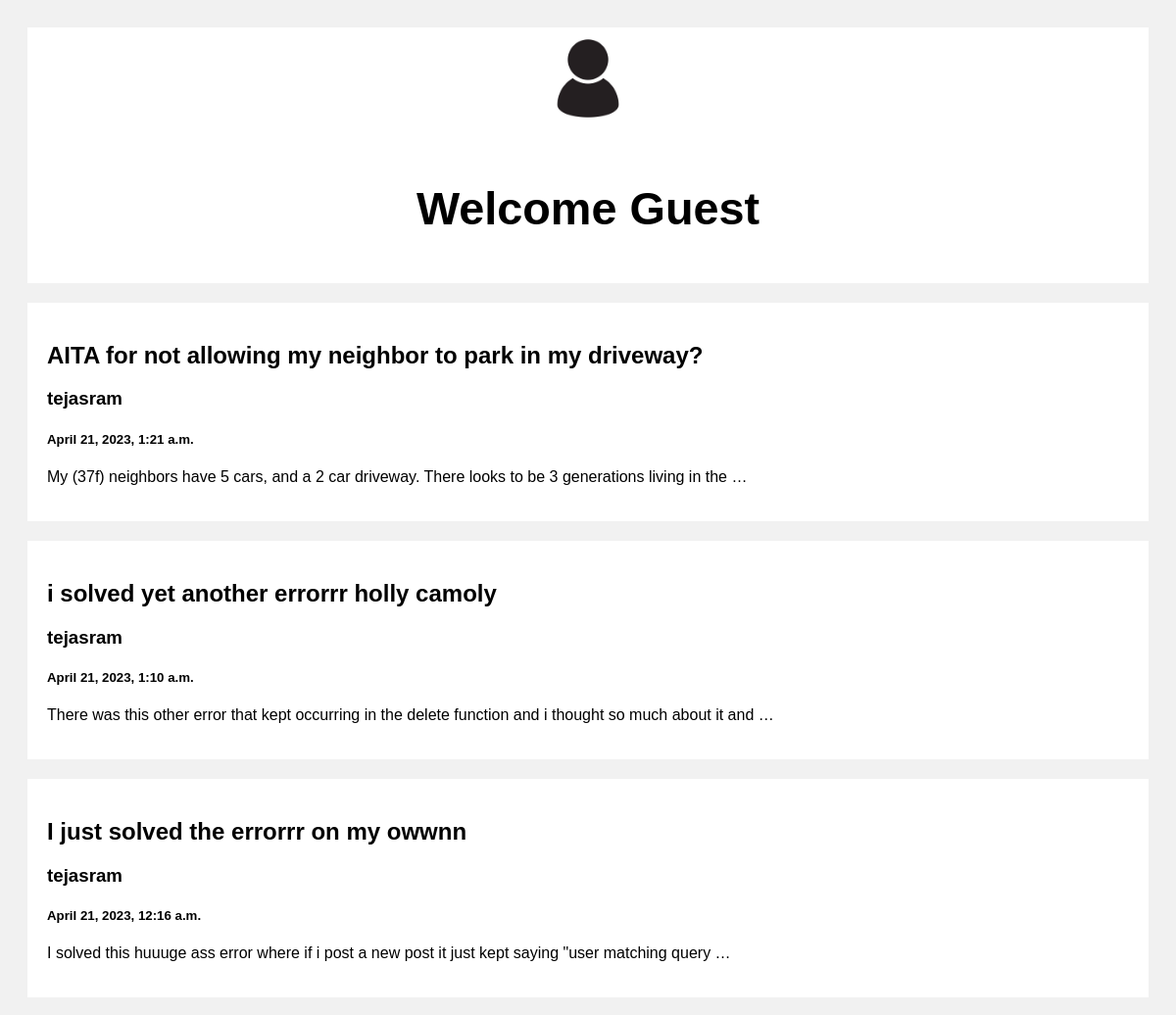
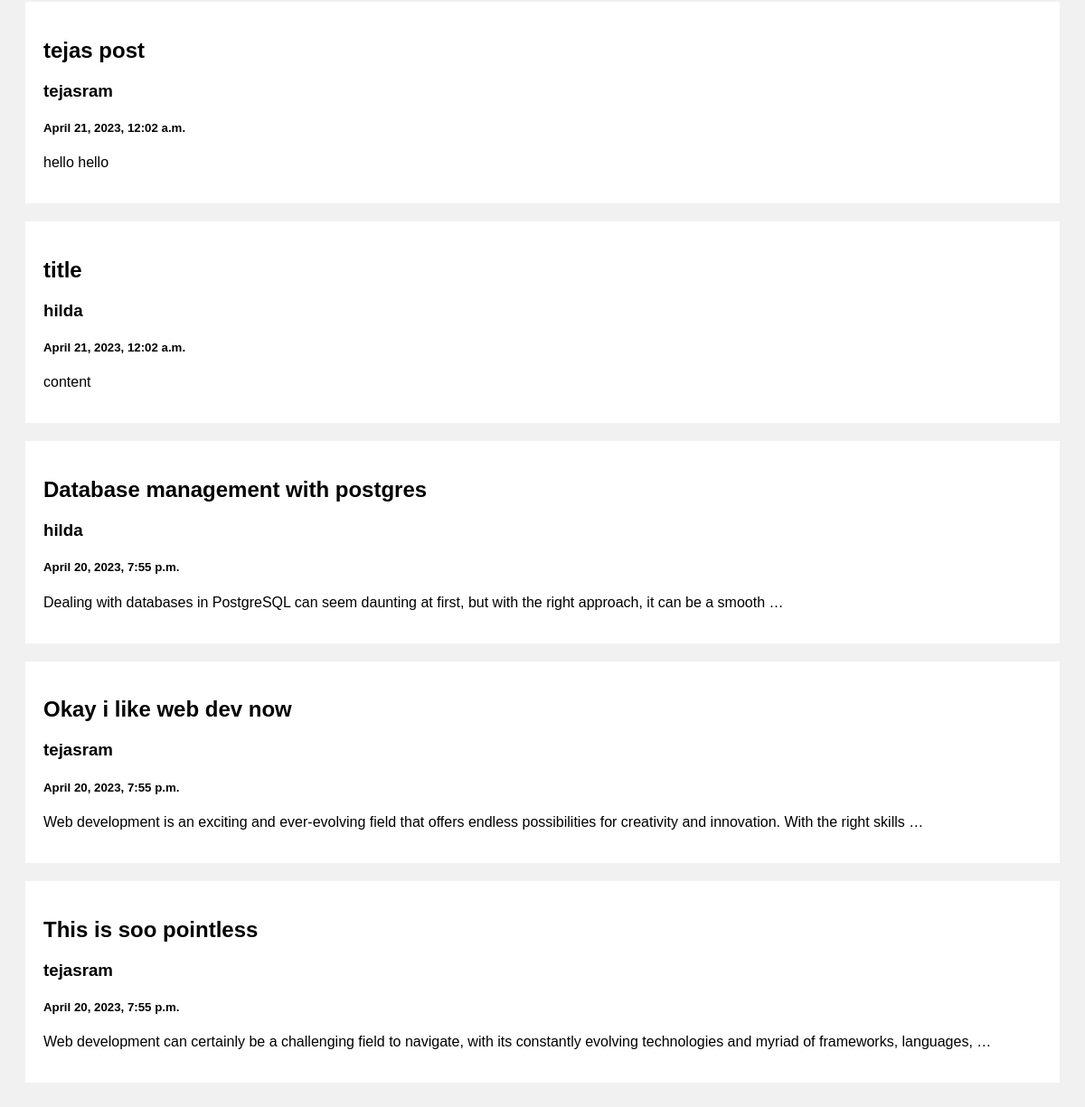
The app's page /, older data (2 pictures, top to bottom).
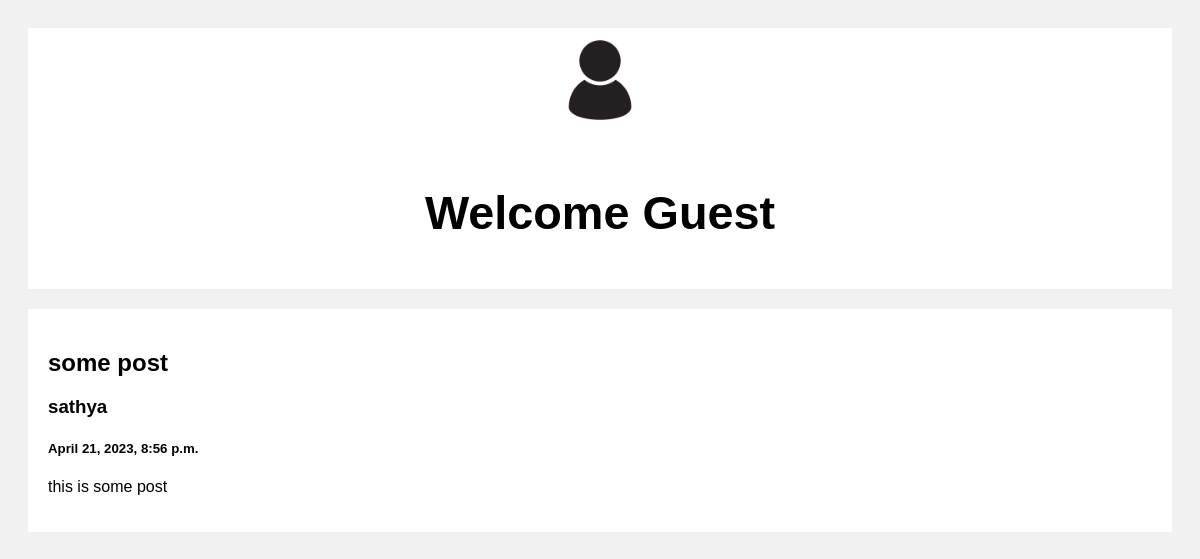
The same page, newer data.
### posts/models.py (models this page shows)
class Post(models.Model):
    title = models.CharField(max_length=100)
    content = models.CharField(max_length=10000)
    post_time = models.DateTimeField(default= datetime.now, blank = True)
    author = models.ForeignKey(User, on_delete=models.CASCADE, blank=True)

### posts/views.py (the view)
# urls.py: path('',views.index,name='index'),
def index(request):
    posts = Post.objects.all()
    return render(request, 'index.html', {'posts': posts})

### templates/index.html (shortened to what this page needs)
<!DOCTYPE html>
<html>
<head>
{% load static %}
</head>
<body>
<div class="header">
  <div class="dropdown">
    <img class = "profile" src="{% static 'images/aaaaaaaa.jpg' %}" align="right">
  </div>
  {% if user.is_authenticated %}
  <h3>Welcome {{user.username}}</h3>
  {% else %}
  <h3>Welcome Guest</h3>
{% endif %}
</div>
<div class="row">
  <div class="leftcolumn">
    {% for post in posts reversed %}
    <div class="card">
      <a href="/post/{{post.id}}" style="text-decoration: none; color: black" action = 'post'>
        <h2>{{post.title}}</h2>
        <a href="profile/{{post.author.username}}" style="text-decoration: none; color: black;"><h3>{{post.author.username}}</h3></a>
        <h5>{{post.post_time}}</h5>
        <p>{{post.content|truncatewords:20}}</p>
      </a>
    </div>
    {% endfor %}
  </div>
</div>
</body>
</html>

Row changes from the older to the newer data that the page shows:
removed Post: title "AITA for not allowing my neighbor to park in my driveway?", author.username "tejasram", post_time "April 21, 2023, 1:21 a.m.", content "My (37f) neighbors have 5 cars, and a 2 car driveway. There looks to be 3 generations living in the …"
removed Post: title "i solved yet another errorrr holly camoly", author.username "tejasram", post_time "April 21, 2023, 1:10 a.m.", content "There was this other error that kept occurring in the delete function and i thought so much about it and …"
removed Post: title "I just solved the errorrr on my owwnn", author.username "tejasram", post_time "April 21, 2023, 12:16 a.m.", content "I solved this huuuge ass error where if i post a new post it just kept saying \"user matching query …"
removed Post: title "tejas post", author.username "tejasram", post_time "April 21, 2023, 12:02 a.m.", content "hello hello"
removed Post: title "title", author.username "hilda", post_time "April 21, 2023, 12:02 a.m.", content "content"
removed Post: title "Database management with postgres", author.username "hilda", post_time "April 20, 2023, 7:55 p.m.", content "Dealing with databases in PostgreSQL can seem daunting at first, but with the right approach, it can be a smooth …"
removed Post: title "Okay i like web dev now", author.username "tejasram", post_time "April 20, 2023, 7:55 p.m.", content "Web development is an exciting and ever-evolving field that offers endless possibilities for creativity and innovation. With the right skills …"
removed Post: title "This is soo pointless", author.username "tejasram", post_time "April 20, 2023, 7:55 p.m.", content "Web development can certainly be a challenging field to navigate, with its constantly evolving technologies and myriad of frameworks, languages, …"
added Post: title "some post", author.username "sathya", post_time "April 21, 2023, 8:56 p.m.", content "this is some post"
